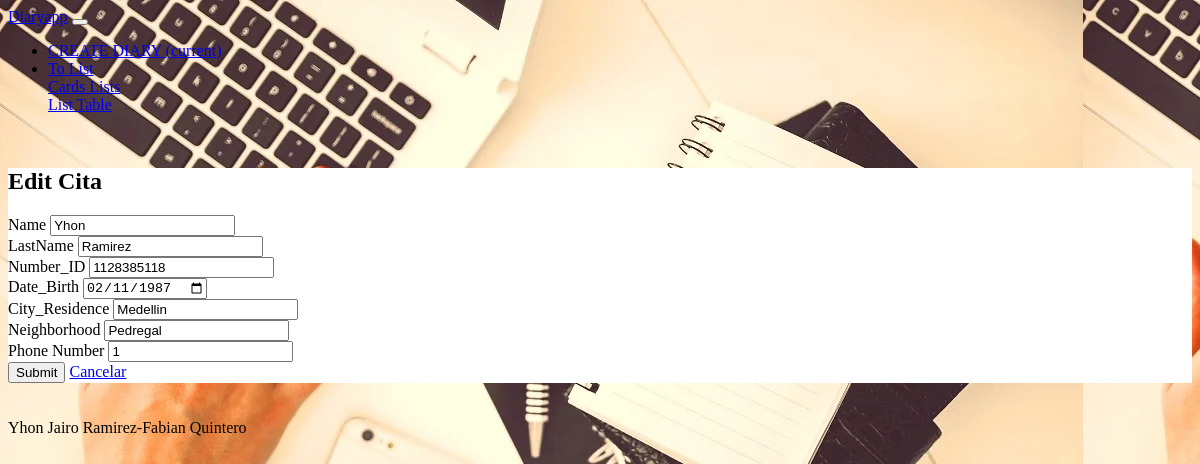
Screenshot of /edit_diary.php?id=1 with the database file from the repository.
### tables this page shows
CREATE TABLE `diary` (
  `id` int(10) NOT NULL,
  `name` varchar(30) NOT NULL,
  `lastname` varchar(30) NOT NULL,
  `number_id` int(20) NOT NULL,
  `date_birth` date NOT NULL,
  `city_residence` varchar(30) NOT NULL,
  `district` varchar(30) NOT NULL,
  `number_mobile` int(10) NOT NULL
);

### edit_diary.php (the view)
<?php
if (isset($_GET['id'])) {
  include_once('db_connection.php');
  $id = $_GET['id'];
  $sql = "SELECT * FROM diary WHERE id = {$id}";
  $resul = $conn->query($sql);
  if ($resul->num_rows > 0) {
    $row = $resul->fetch_assoc();
  }
}
?>
<?php include_once('layouts/header.php'); ?>
<div class="row bg-dark text-white pt-2">
  <div class="col-sm-12 d-flex justify-content-center">
    <h2>Edit <b>Cita</b></h2>
  </div>
</div>
<form action="update_diary.php?id=<?php echo $row['id'] ?>" method="post" onsubmit="return validar();" class="pl-3 pr-3 pb-3 shadow">
  <div class="row">
    <div class="form-group col-sm-12 col-md-6">
      <label for="diaryname">Name</label>
      <input type="text" value="<?php echo $row['name'] ?>" name="diaryname" class="form-control" id="diaryname" placeholder="Enter Task Name">
    </div>
    <div class="form-group col-sm-12 col-md-6">
      <label for="diarylastname">LastName</label>
      <input type="text" value="<?php echo $row['lastname'] ?>" name="diarylastname" class="form-control" id="diarylastname" placeholder="Enter Task Date">
    </div>
  </div>
  <div class="row">
    <div class="form-group col-sm-12 col-md-6">
      <label for="diarynumber_id">Number_ID</label>
      <input type="text" value="<?php echo $row['number_id'] ?>" name="diarynumber_id" class="form-control" id="diarynumber_id" aria-describedby="emailHelp" placeholder="Enter Number_ID">
    </div>
    <div class="form-group col-sm-12 col-md-6">
      <label for="diarydate_birth">Date_Birth</label>
      <input type="date" value="<?php echo $row['date_birth'] ?>" name="diarydate_birth" class="form-control" id="diarydate_birth" placeholder="Enter Date_Birth">
    </div>
  </div>
  <div class="row">
    <div class="form-group col-sm-12 col-md-6">
      <label for="diarycity_residence">City_Residence</label>
      <input type="text" value="<?php echo $row['city_residence'] ?>" name="diarycity_residence" class="form-control" id="diarycity_residence" placeholder="City_Residence">
    </div>
    <div class="form-group col-sm-12 col-md-6">
      <label for="diarydistrict">Neighborhood</label>
      <input type="text" value="<?php echo $row['district'] ?>" name="diarydistrict" class="form-control" id="diarydistrict" placeholder="Enter Neighborhood">
    </div>
  </div>
  <div class="row">
    <div class="form-group col-sm-12 col-md-6">
      <label for="diarynumber_mobile">Phone Number</label>
      <input type="text" value="<?php echo $row['number_mobile'] ?>" name="diarynumber_mobile" class="form-control" id="diarynumber_mobile" placeholder="Enter Phone Number">
    </div>
  </div>
  <button type="submit" class="btn btn-primary">Submit</button>
  <a class="btn btn-primary" href="index.php" role="button">Cancelar</a>
</form>
<?php include_once('layouts/footer.php'); ?>

### css/styles.css (style rules this page uses)
body { background-color: rgb(208, 222, 233); background-image: url("img/1.jpg"); }

### rows the page displays
diary: diaryname "Yhon", diarylastname "Ramirez", diarynumber_id "1128385118", diarydate_birth "02/11/1987", diarycity_residence "Medellin", diarydistrict "Pedregal", diarynumber_mobile "1"
